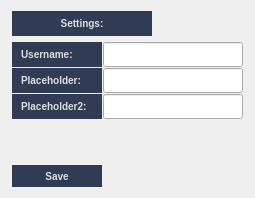
      <widget class="QWidget" name="settingstab">
       <property name="styleSheet">
        <string notr="true">QLabel {
	border: 0;
	background-color:rgb(47, 60, 84);
	/*min-width: 15ex;*/
	padding: 6px;
	font: bold 10px;
	color: #DDDDDD;
}

QPushButton {
	border: 0;
	/*background-color:#28385e;*/
	background-color: rgb(47, 60, 84);
	padding: 4px;
	font: bold 10px;
	color: #DDDDDD;
}
QPushButtonn:hover {
	background-color: #516C8D;
	border: 1px solid #304163;
	padding: 4px;
	font: bold 10px;
	color: #DDDDDD;
}
QPushButton:!enabled {
	/*rgb(54, 72, 94)*/
	background-color:rgb(61, 63, 94);
	border: 1px solid #304163;
	padding: 4px;
	font: bold 10px;
	color: #DDDDDD;
}</string>
       </property>
       <attribute name="title">
        <string>Settings</string>
       </attribute>
       <layout class="QVBoxLayout" name="verticalLayout_4">
        <property name="sizeConstraint">
         <enum>QLayout::SetMinAndMaxSize</enum>
        </property>
        <item>
         <widget class="QWidget" name="settings_vertical_layout_top" native="true">
          <property name="sizePolicy">
           <sizepolicy hsizetype="Fixed" vsizetype="MinimumExpanding">
            <horstretch>0</horstretch>
            <verstretch>0</verstretch>
           </sizepolicy>
          </property>
          <property name="minimumSize">
           <size>
            <width>141</width>
            <height>25</height>
           </size>
          </property>
          <property name="maximumSize">
           <size>
            <width>141</width>
            <height>25</height>
           </size>
          </property>
          <layout class="QHBoxLayout" name="horizontalLayout_3">
           <property name="sizeConstraint">
            <enum>QLayout::SetMinAndMaxSize</enum>
           </property>
           <property name="leftMargin">
            <number>1</number>
           </property>
           <property name="topMargin">
            <number>0</number>
           </property>
           <property name="rightMargin">
            <number>0</number>
           </property>
           <property name="bottomMargin">
            <number>0</number>
           </property>
           <item>
            <widget class="QLabel" name="settings_label_top">
             <property name="sizePolicy">
              <sizepolicy hsizetype="Fixed" vsizetype="Fixed">
               <horstretch>0</horstretch>
               <verstretch>0</verstretch>
              </sizepolicy>
             </property>
             <property name="minimumSize">
              <size>
               <width>140</width>
               <height>25</height>
              </size>
             </property>
             <property name="maximumSize">
              <size>
               <width>140</width>
               <height>25</height>
              </size>
             </property>
             <property name="text">
              <string>Settings:</string>
             </property>
             <property name="alignment">
              <set>Qt::AlignCenter</set>
             </property>
            </widget>
           </item>
           <item>
            <spacer name="horizontalSpacer">
             <property name="orientation">
              <enum>Qt::Horizontal</enum>
             </property>
             <property name="sizeHint" stdset="0">
              <size>
               <width>40</width>
               <height>20</height>
              </size>
             </property>
            </spacer>
           </item>
          </layout>
         </widget>
        </item>
        <item>
         <layout class="QFormLayout" name="settings_formL">
          <property name="sizeConstraint">
           <enum>QLayout::SetMinAndMaxSize</enum>
          </property>
          <property name="fieldGrowthPolicy">
           <enum>QFormLayout::AllNonFixedFieldsGrow</enum>
          </property>
          <property name="rowWrapPolicy">
           <enum>QFormLayout::DontWrapRows</enum>
          </property>
          <property name="labelAlignment">
           <set>Qt::AlignLeading|Qt::AlignLeft|Qt::AlignVCenter</set>
          </property>
          <property name="formAlignment">
           <set>Qt::AlignLeading|Qt::AlignLeft|Qt::AlignVCenter</set>
          </property>
          <property name="horizontalSpacing">
           <number>1</number>
          </property>
          <property name="verticalSpacing">
           <number>1</number>
          </property>
          <property name="leftMargin">
           <number>1</number>
          </property>
          <property name="rightMargin">
           <number>1</number>
          </property>
          <item row="0" column="0">
           <widget class="QLabel" name="channelNameLabel">
            <property name="sizePolicy">
             <sizepolicy hsizetype="Fixed" vsizetype="Fixed">
              <horstretch>0</horstretch>
              <verstretch>0</verstretch>
             </sizepolicy>
            </property>
            <property name="minimumSize">
             <size>
              <width>90</width>
              <height>25</height>
             </size>
            </property>
            <property name="maximumSize">
             <size>
              <width>90</width>
              <height>25</height>
             </size>
            </property>
            <property name="baseSize">
             <size>
              <width>0</width>
              <height>0</height>
             </size>
            </property>
            <property name="frameShape">
             <enum>QFrame::StyledPanel</enum>
            </property>
            <property name="midLineWidth">
             <number>0</number>
            </property>
            <property name="text">
             <string>Username:</string>
            </property>
           </widget>
          </item>
          <item row="0" column="1">
           <widget class="QLineEdit" name="channelNameLineEdit">
            <property name="sizePolicy">
             <sizepolicy hsizetype="Fixed" vsizetype="Fixed">
              <horstretch>0</horstretch>
              <verstretch>0</verstretch>
             </sizepolicy>
            </property>
            <property name="minimumSize">
             <size>
              <width>140</width>
              <height>25</height>
             </size>
            </property>
            <property name="maximumSize">
             <size>
              <width>140</width>
              <height>25</height>
             </size>
            </property>
           </widget>
          </item>
          <item row="1" column="0">
           <widget class="QLabel" name="placeholderLabel">
            <property name="sizePolicy">
             <sizepolicy hsizetype="Fixed" vsizetype="Fixed">
              <horstretch>0</horstretch>
              <verstretch>0</verstretch>
             </sizepolicy>
            </property>
            <property name="minimumSize">
             <size>
              <width>90</width>
              <height>25</height>
             </size>
            </property>
            <property name="maximumSize">
             <size>
              <width>90</width>
              <height>25</height>
             </size>
            </property>
            <property name="frameShape">
             <enum>QFrame::StyledPanel</enum>
            </property>
            <property name="text">
             <string>Placeholder:</string>
            </property>
           </widget>
          </item>
          <item row="1" column="1">
           <widget class="QLineEdit" name="placeholderLineEdit">
            <property name="sizePolicy">
             <sizepolicy hsizetype="Fixed" vsizetype="Fixed">
              <horstretch>0</horstretch>
              <verstretch>0</verstretch>
             </sizepolicy>
            </property>
            <property name="minimumSize">
             <size>
              <width>140</width>
              <height>25</height>
             </size>
            </property>
            <property name="maximumSize">
             <size>
              <width>140</width>
              <height>25</height>
             </size>
            </property>
           </widget>
          </item>
          <item row="2" column="0">
           <widget class="QLabel" name="placeholder2Label">
            <property name="sizePolicy">
             <sizepolicy hsizetype="Fixed" vsizetype="Fixed">
              <horstretch>0</horstretch>
              <verstretch>0</verstretch>
             </sizepolicy>
            </property>
            <property name="minimumSize">
             <size>
              <width>90</width>
              <height>25</height>
             </size>
            </property>
            <property name="maximumSize">
             <size>
              <width>90</width>
              <height>25</height>
             </size>
            </property>
            <property name="frameShape">
             <enum>QFrame::StyledPanel</enum>
            </property>
            <property name="text">
             <string>Placeholder2:</string>
            </property>
           </widget>
          </item>
          <item row="2" column="1">
           <widget class="QLineEdit" name="placeholder2LineEdit">
            <property name="sizePolicy">
             <sizepolicy hsizetype="Fixed" vsizetype="Fixed">
              <horstretch>0</horstretch>
              <verstretch>0</verstretch>
             </sizepolicy>
            </property>
            <property name="minimumSize">
             <size>
              <width>140</width>
              <height>25</height>
             </size>
            </property>
            <property name="maximumSize">
             <size>
              <width>140</width>
              <height>25</height>
             </size>
            </property>
           </widget>
          </item>
         </layout>
        </item>
        <item>
         <spacer name="verticalSpacer">
          <property name="orientation">
           <enum>Qt::Vertical</enum>
          </property>
          <property name="sizeHint" stdset="0">
           <size>
            <width>20</width>
            <height>40</height>
           </size>
          </property>
         </spacer>
        </item>
        <item>
         <widget class="QWidget" name="settings_bottom_layout" native="true">
          <property name="sizePolicy">
           <sizepolicy hsizetype="Expanding" vsizetype="Preferred">
            <horstretch>0</horstretch>
            <verstretch>0</verstretch>
           </sizepolicy>
          </property>
          <property name="minimumSize">
           <size>
            <width>0</width>
            <height>22</height>
           </size>
          </property>
          <property name="maximumSize">
           <size>
            <width>300</width>
            <height>22</height>
           </size>
          </property>
          <layout class="QGridLayout" name="gridLayout_7">
           <property name="sizeConstraint">
            <enum>QLayout::SetMinAndMaxSize</enum>
           </property>
           <property name="leftMargin">
            <number>1</number>
           </property>
           <property name="topMargin">
            <number>0</number>
           </property>
           <property name="rightMargin">
            <number>0</number>
           </property>
           <property name="bottomMargin">
            <number>0</number>
           </property>
           <property name="horizontalSpacing">
            <number>1</number>
           </property>
           <property name="verticalSpacing">
            <number>0</number>
           </property>
           <item row="0" column="0">
            <widget class="QPushButton" name="save_settings_button">
             <property name="sizePolicy">
              <sizepolicy hsizetype="Fixed" vsizetype="Expanding">
               <horstretch>0</horstretch>
               <verstretch>0</verstretch>
              </sizepolicy>
             </property>
             <property name="minimumSize">
              <size>
               <width>90</width>
               <height>22</height>
              </size>
             </property>
             <property name="maximumSize">
              <size>
               <width>90</width>
               <height>22</height>
              </size>
             </property>
             <property name="text">
              <string>Save</string>
             </property>
            </widget>
           </item>
          </layout>
         </widget>
        </item>
       </layout>
      </widget>
